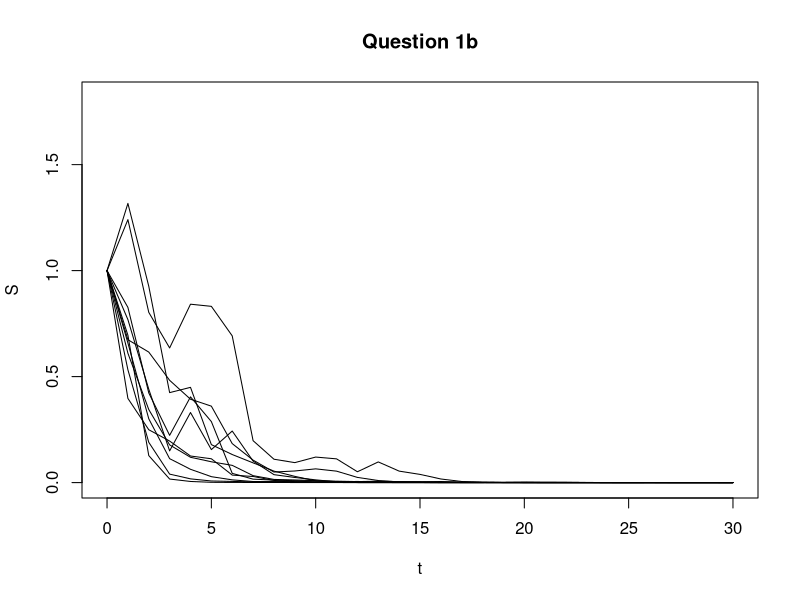

The R script that drew this image:
par(mfrow=c(1,1))

p <- 10 #number of paths
N <- 30 #number of samples

BMsim <- function(npaths, nSamples)
{
	p <- npaths
	N <- nSamples
	y <- matrix(rep(0,(N+1)*p), nrow = N+1)
	t <- c(0:N)
	# t <- c(0:N)
	
	S0 <- 1
	mu <- -1/3
	sigma <- 1/2
	nu <- mu - 0.5*sigma^2
	
	for (j in 1:p)
	{
		z <- rnorm(N,0,1)
		y[1,j] <- S0
		for (i in 1:N)
		{
		  y[i+1,j] <- y[1,j]*exp(nu*t[i+1]+sigma*sum(z[1:i]))
		}
	}
	return(y)
}

fig <- function(npath, nSamples)
{
  result <- BMsim(npath, nSamples)
 
  t <- c(0:nSamples)
  upperlimit <- max(result)
  lowerlimit <- min(result)
  
  for (i in 1:ncol(result)) {
    if (i == 1) {
      plot(t, result[,1], type = "l", main="Question 1b", xlab = "t", ylab = "S", lty = 1, col =1, ylim = range(0,upperlimit+0.5))
    }
    else {
      lines(t, result[, i])
    }
  }  
}

fig(p, N)

